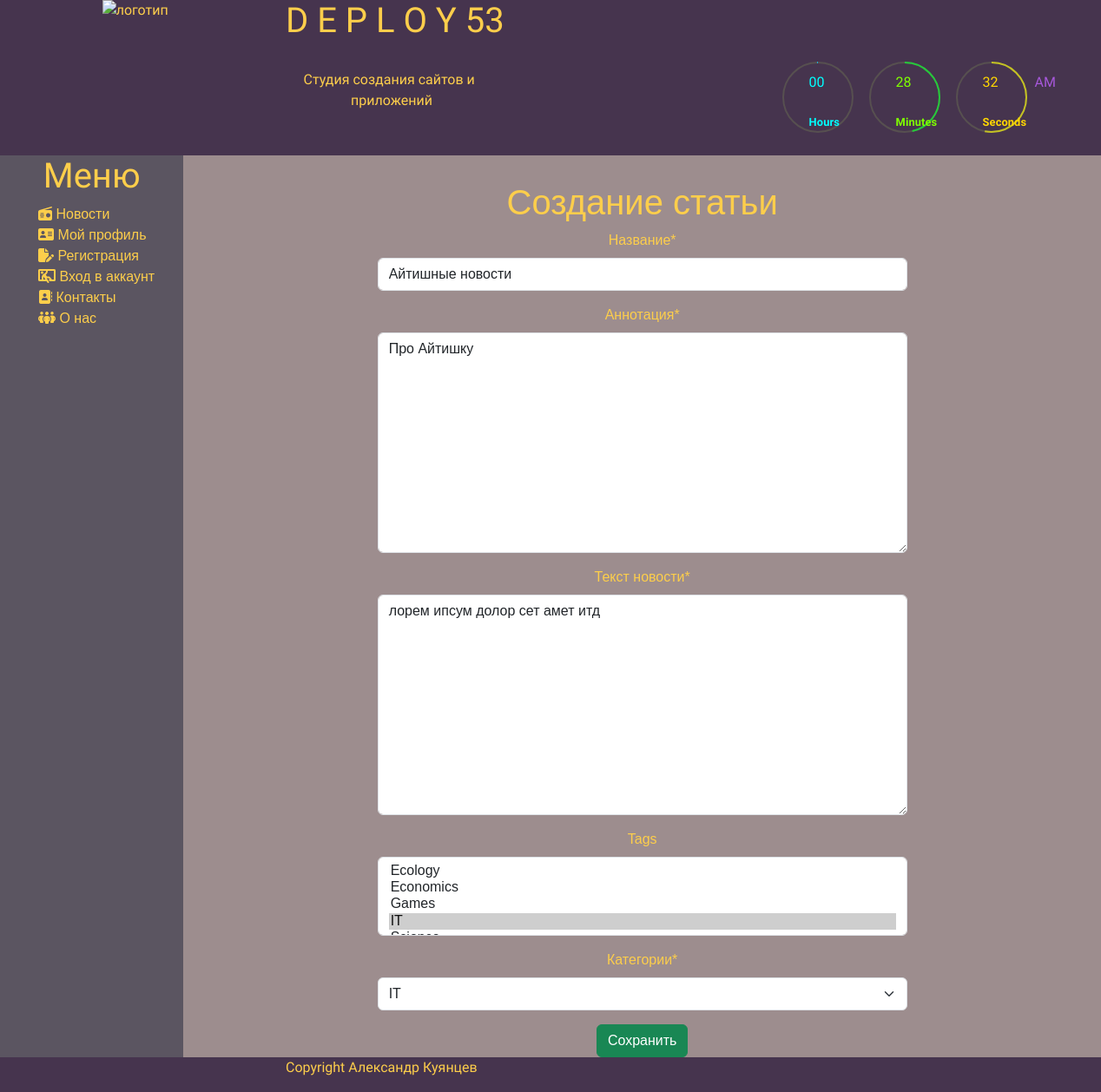
Page /news/update/4 on the committed database.
### news/models.py (models this page shows, shortened)
class Article(models.Model):
    categories = (('E','Economics'),
                  ('S','Science'),
                  ('IT','IT'))
    author = models.ForeignKey(User, on_delete=models.SET_NULL, null=True)
    account = models.ForeignKey(Account, on_delete=models.SET_NULL, null=True)
    title = models.CharField('Название',max_length=50,default='')
    anouncement = models.TextField('Аннотация',max_length=250)
    text = models.TextField('Текст новости')
    date = models.DateTimeField('Дата публикации',auto_now=True)
    category = models.CharField(choices=categories, max_length=20,verbose_name='Категории')
    tags = models.ManyToManyField(to=Tag, blank=True)
    objects = models.Manager()
    published = PublishedToday()
    class Meta:
        ordering = ['title','date']
        verbose_name= 'Новость'
        verbose_name_plural='Новости'

class Tag(models.Model):
    title = models.CharField(max_length=80)
    status = models.BooleanField(default=True)
    def __str__(self):
        return self.title
    class Meta:
        ordering = ['title','status']
        verbose_name= 'Тэг'
        verbose_name_plural='Тэги'

### news/views.py (the view)
# urls.py: path('update/<int:pk>', views.ArticleUpdateView.as_view(), name='news_update'),
class ArticleUpdateView(UpdateView):
    model = Article
    template_name = 'news/create_article.html'
    fields = ['title','anouncement','text','tags','category']

### news/templates/news/create_article.html (shortened to what this page needs)
{% extends 'main/homebase.html' %}
{% load static %}
{% load bootstrap5 %}
{% load crispy_forms_tags %}
{% block main %}
    <main class="row">
        <div class="col-md-2 side_menu">
        {% block sidebar %} {% include 'main/sidebar.html' %} {% endblock %}
        </div>
        {% block content %}
            <div class="col-md-2"></div>
            <div class="col">
                <div class="text-center" style="margin-top:30px;">
                    <h1 >Создание статьи</h1>
                    <form method="post" enctype="multipart/form-data">
                        {{ form|crispy }}
                        <input type="submit" class="btn btn-success" value = "Сохранить">
                    </form>
                </div>
            </div>
            <div class="col-md-2"></div>
        {% endblock %}
    </main>
{% endblock %}

### main/static/main/css/style.css (style rules this page uses)
main { font-family: "Bellota:ital", cursive, "Arial", "Helvetica Neue", "Helvetica", sans-serif; color: #FDCE4B; background-color: #9D8D8E; }
.side_menu { background-color: #5B5561; }

### rows in the picture
Article: title "Айтишные новости", anouncement "Про Айтишку", text "лорем ипсум долор сет амет итд", category "IT"
